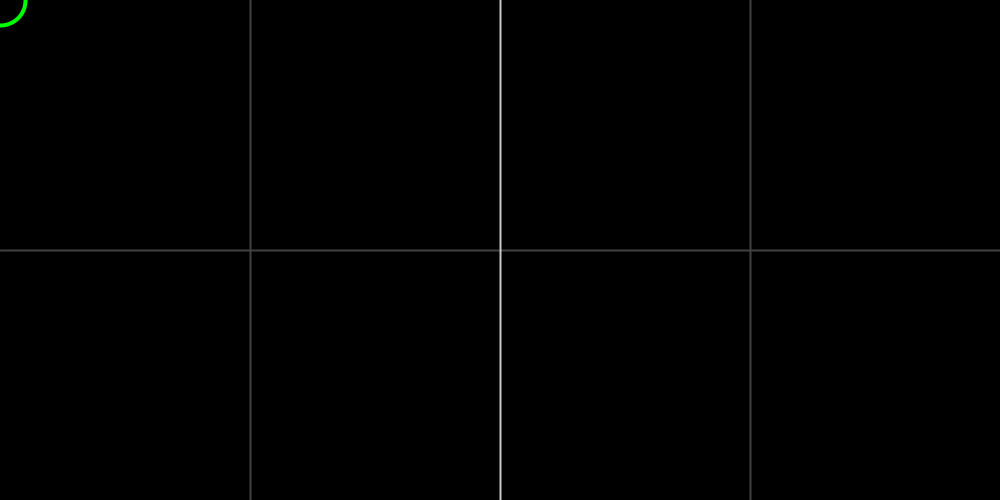
Frame 1 (no input)
Frame 60 (the mouse pressed at the canvas centre just before this capture): identical to frame 1, image omitted
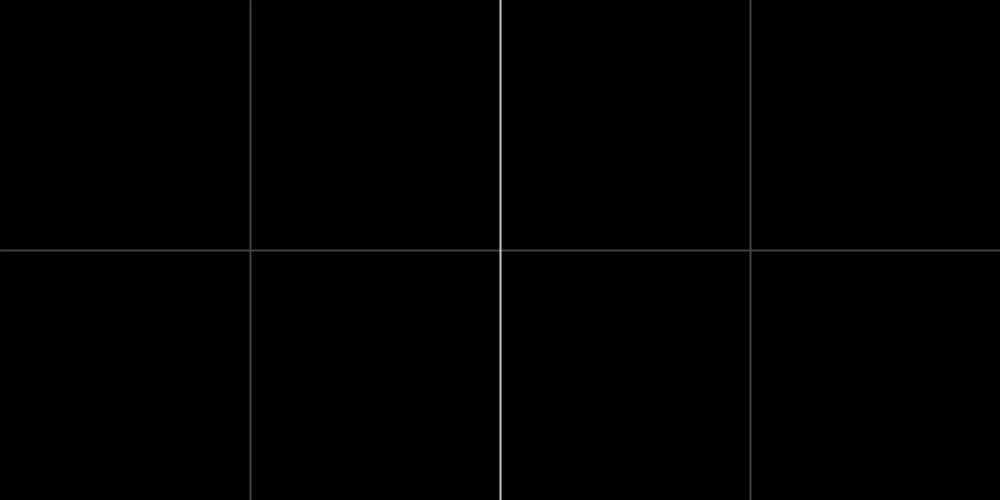
Frame 120 (the mouse held since frame 60 and released just before this capture)

The Processing sketch that drew these frames (run headless with seeded random() and noise(); from frame 60 on, the mouse is pressed at the canvas centre):

// Processing sketch: Circle_transformation
// ── Circle_transformation.pde
int r, w;

void setup() {
  size(1000,500);
  r = 50;
  w = 4;
}

void draw() {
  background(0);
  stroke(65);
  strokeWeight(2);
  line(0,height/2,width/2,height/2);
  line(width/4,0,width/4,height);
  
  if (mouseX < width/2) {
    stroke(0,255,0);
    strokeWeight(w);
    noFill();
    ellipseMode(CENTER);
    ellipse(mouseX,mouseY,r,r);
    if (mouseX > width/2-r) {
      fill(0);
      noStroke();
      rect(width/2,0,width/2,height);
    }
  }
  stroke(65);
  strokeWeight(2);
  line(width/2,height/2,width,height/2);
  line(width*3/4,0,width*3/4,height);
  stroke(200);
  line(width/2,0,width/2,height);
  
  int mx = mouseX-width/4;
  //flipping the y coordinate
  int my = height/2-mouseY;
  pushMatrix();
  translate(width*3/4,height/2);
  stroke(0,0,255);
  strokeWeight(w);
  int tx, ty;
  for (int x = -r; x <= r; x++) {
    for (int y = -r; y <= r; y++) {
      if (x*x+y*y > (r-w)*(r-w) && (x*x+y*y) < r*r) {
        //flipping y again
        tx = (int)(sq(mx+x)-sq(my+y));
        ty = -2*(mx+x)*(my+y);
        point(tx,ty);
      }
    }
  }
  popMatrix();
}
